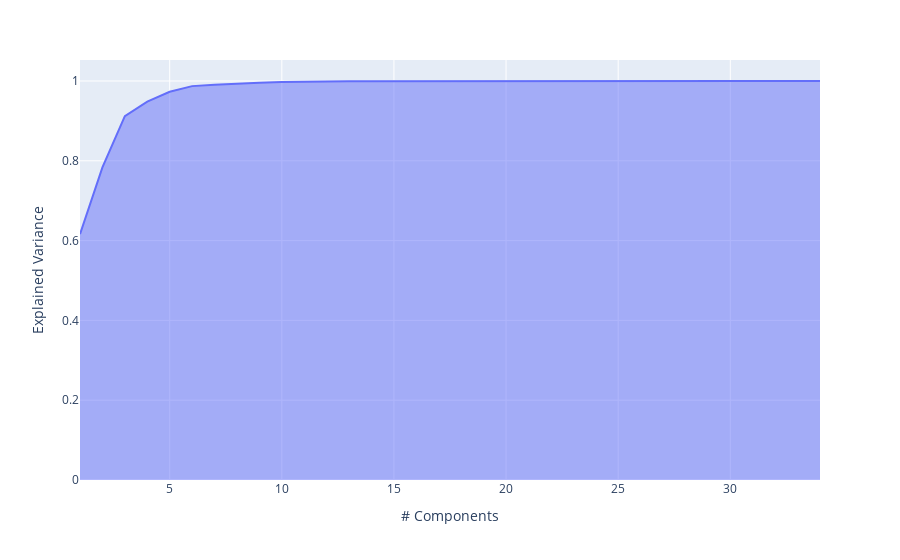

The notebook cell saved with this chart:
### Code cell
elbow_method(X_move)

### Figure 1 — Plotly figure (JSON) as saved in the notebook; plotly's stock layout.template omitted (floating-point values rounded to 4 significant figures)
{"data": [{"fillpattern": {"shape": ""}, "hovertemplate": "# Components=%{x}<br>Explained Variance=%{y}<extra></extra>", "legendgroup": "", "line": {"color": "#636efa"}, "marker": {"symbol": "circle"}, "mode": "lines", "name": "", "orientation": "v", "showlegend": false, "stackgroup": "1", "x": [1, 2, 3, 4, 5, 6, 7, 8, 9, 10, 11, 12, 13, 14, 15, 16, 17, 18, 19, 20, 21, 22, 23, 24, 25, 26, 27, 28, 29, 30, 31, 32, 33, 34], "xaxis": "x", "y": [0.6162, 0.7833, 0.9119, 0.9481, 0.9731, 0.9872, 0.9906, 0.9935, 0.9955, 0.9972, 0.9984, 0.9988, 0.9991, 0.9993, 0.9994, 0.9995, 0.9996, 0.9997, 0.9997, 0.9998, 0.9998, 0.9999, 0.9999, 0.9999, 0.9999, 1.0, 1.0, 1.0, 1.0, 1.0, 1.0, 1.0, 1.0, 1.0], "yaxis": "y", "type": "scatter"}], "layout": {"xaxis": {"anchor": "y", "domain": [0.0, 1.0], "title": {"text": "# Components"}}, "yaxis": {"anchor": "x", "domain": [0.0, 1.0], "title": {"text": "Explained Variance"}}, "legend": {"tracegroupgap": 0}, "margin": {"t": 60}}}
